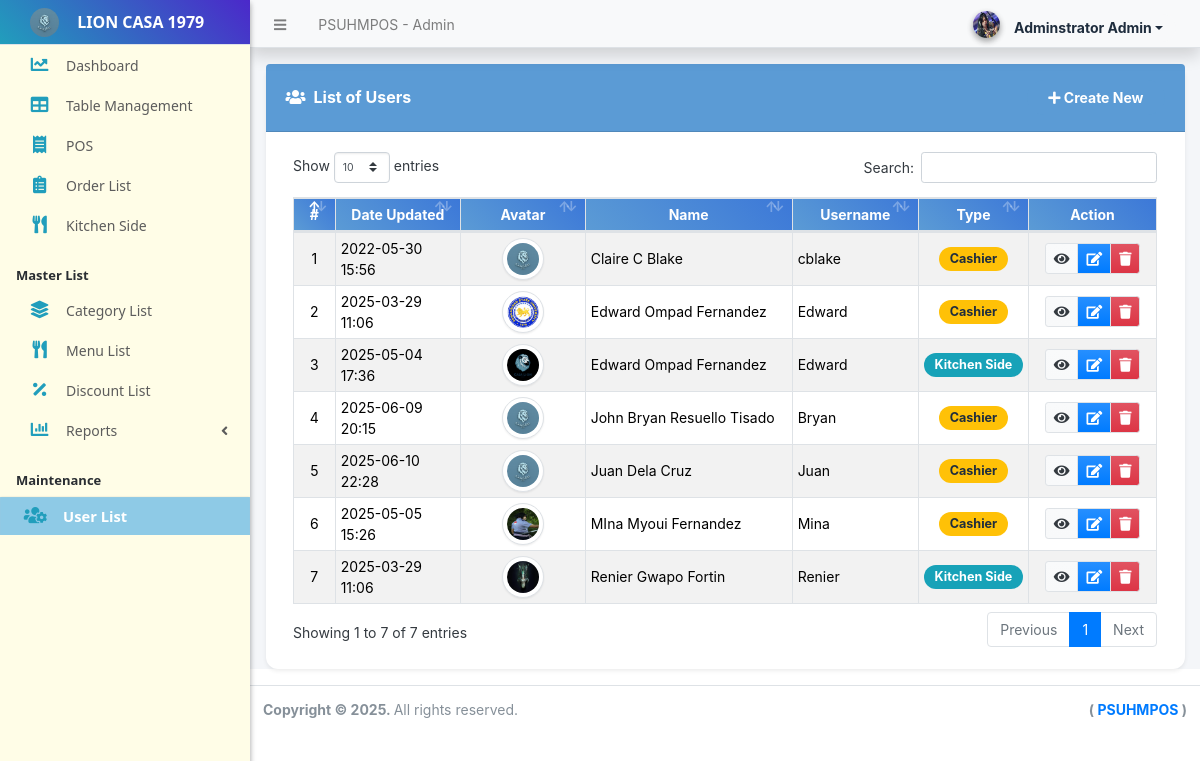
Page /admin/?page=user/list (signed in) on the committed database.
### tables this page shows
CREATE TABLE `users` (
  `id` int(50) NOT NULL,
  `firstname` varchar(250) NOT NULL,
  `middlename` text DEFAULT NULL,
  `lastname` varchar(250) NOT NULL,
  `username` text NOT NULL,
  `password` text NOT NULL,
  `avatar` text DEFAULT NULL,
  `last_login` datetime DEFAULT NULL,
  `type` tinyint(1) NOT NULL DEFAULT 0,
  `date_added` datetime NOT NULL DEFAULT current_timestamp(),
  `date_updated` datetime DEFAULT current_timestamp() ON UPDATE current_timestamp()
);

### classes/DBConnection.php (called while the page is built, shortened)
<?php
class DBConnection{
    private $host = DB_SERVER;
    private $username = DB_USERNAME;
    private $password = DB_PASSWORD;
    private $database = DB_NAME;
    public $conn;
    public function __construct(){
        if (!isset($this->conn)) {
            $this->conn = new mysqli($this->host, $this->username, $this->password, $this->database);
        }
    }
}
?>

### classes/SystemSettings.php (called while the page is built, shortened)
<?php
class SystemSettings extends DBConnection{
	function userdata($field = ''){
		if(!empty($field)){
			if(isset($_SESSION['userdata'][$field]))
				return $_SESSION['userdata'][$field];
			else
				return null;
		}else{
			return false;
		}
	}
	function info($field=''){
		if(!empty($field)){
			if(isset($_SESSION['system_info'][$field]))
				return $_SESSION['system_info'][$field];
			else
				return false;
		}else{
			return false;
		}
	}
}
$_settings = new SystemSettings();
?>

### config.php (called while the page is built, shortened)
<?php
require_once('classes/DBConnection.php');
require_once('classes/SystemSettings.php');
function validate_image($file){
    global $_settings;
	if(!empty($file)){
        $ex = explode("?",$file);
        $file = $ex[0];
        $ts = isset($ex[1]) ? "?".$ex[1] : '';
		if(is_file(base_app.$file)){
			return base_url.$file.$ts;
		}else{
			return base_url.($_settings->info('logo'));
		}
	}else{
		return base_url.($_settings->info('logo'));
	}
}
?>

### admin/user/list.php (the view, shortened to what this page needs)
<div class="card card-outline rounded-3 shadow-sm border-0">
    <div class="card-header py-3 d-flex justify-content-between align-items-center">
        <h3 class="card-title mb-0"><i class="fa fa-users mr-2"></i>List of Users</h3>
        <a href="./?page=user/manage_user" id="create_new" class="btn btn-warning text-white bg-gradient border-0 ml-auto"><i class="fas fa-plus"></i> Create New</a>
    </div>
    <div class="card-body">
        <div class="container-fluid">
            <table class="table table-hover table-striped table-bordered" id="list">
                <colgroup>
                    <col width="5%">
                    <col width="15%">
                    <col width="15%">
                    <col width="25%">
                    <col width="15%">
                    <col width="10%">
                    <col width="15%">
                </colgroup>
                <thead>
                    <tr>
                        <th>#</th>
                        <th>Date Updated</th>
                        <th>Avatar</th>
                        <th>Name</th>
                        <th>Username</th>
                        <th>Type</th>
                        <th>Action</th>
                    </tr>
                </thead>
                <tbody>
                    <?php
                    $i = 1;
                    $qry = $conn->query("SELECT *, CONCAT(firstname, ' ', COALESCE(CONCAT(middlename, ' '), ''), lastname) as `name`
                                         FROM `users`
                                         WHERE id != '{$_settings->userdata('id')}'
                                         ORDER BY CONCAT(firstname, ' ', lastname) ASC");
                    while($row = $qry->fetch_assoc()):
                    ?>
                    <tr>
                        <td class="text-center"><?php echo $i++; ?></td>
                        <td><?php echo date("Y-m-d H:i", strtotime($row['date_updated'])) ?></td>
                        <td class="text-center">
                            <img src="<?= validate_image($row['avatar']) ?>" alt="Avatar" class="img-thumbnail rounded-circle user-avatar">
                        </td>
                        <td><?php echo $row['name'] ?></td>
                        <td><?php echo $row['username'] ?></td>
                        <td class="text-center">
                            <?php if($row['type'] == 1): ?>
                                <span class="badge badge-success">Administrator</span>
                            <?php elseif($row['type'] == 2): ?>
                                <span class="badge badge-warning">Cashier</span>
                            <?php elseif($row['type'] == 3): ?>
                                <span class="badge badge-info">Kitchen Side</span>
                            <?php else: ?>
                                N/A
                            <?php endif; ?>
                        </td>
                        <td class="text-center">
                            <div class="btn-group btn-group-sm">
                                <a class="btn btn-light bg-gradient-light border view-data" href="./?page=user/manage_user&id=<?= $row['id'] ?>" title="View Details"><i class="fa fa-eye text-dark"></i></a>
                                <a class="btn btn-primary bg-gradient-primary border edit-data" href="./?page=user/manage_user&id=<?= $row['id'] ?>" title="Edit"><i class="fa fa-edit"></i></a>
                                <a class="btn btn-danger bg-gradient-danger border delete_data" href="javascript:void(0)" data-id="<?= $row['id'] ?>" title="Delete"><i class="fa fa-trash"></i></a>
                            </div>
                        </td>
                    </tr>
                    <?php endwhile; ?>
                </tbody>
            </table>
        </div>
    </div>
</div>

### admin/user/list.php (style rules this page uses)
.user-avatar { width: 3em; height: 3em; object-fit: cover; object-position: center center; }
.card { border-radius: 12px; box-shadow: 0 4px 10px rgba(0, 0, 0, 0.1); }
.card-header { background: #5b9bd5; color: white; }
.card-title { font-weight: bold; }
.table thead { background: #e7f0fa; }
.table thead th { text-align: center; background: linear-gradient(45deg, #5b9bd5, #3c78d8); color: white !important; }
.badge { font-size: 0.9em; padding: 0.45em 0.85em; border-radius: 1em; }
.btn-group .btn, .dropdown-item { transition: 0.2s ease; }
.table td { color: black !important; }
.table th { color: white !important; }
#create_new { border-radius: 25px; font-weight: bold; background:#5b9bd5; padding: 0.5em 1.5em; color: white; border: none; }

### rows in the picture
users: date_updated "2022-05-30 15:56", name "Claire C Blake", username "cblake", type "Cashier"
users: date_updated "2025-03-29 11:06", avatar (picture), name "Edward Ompad Fernandez", username "Edward", type "Cashier"
users: date_updated "2025-05-04 17:36", avatar (picture), name "Edward Ompad Fernandez", username "Edward", type "Kitchen Side"
users: date_updated "2025-06-09 20:15", name "John Bryan Resuello Tisado", username "Bryan", type "Cashier"
users: date_updated "2025-06-10 22:28", name "Juan Dela Cruz", username "Juan", type "Cashier"
users: date_updated "2025-05-05 15:26", avatar (picture), name "MIna Myoui Fernandez", username "Mina", type "Cashier"
users: date_updated "2025-03-29 11:06", avatar (picture), name "Renier Gwapo Fortin", username "Renier", type "Kitchen Side"

### other values in the picture
$_settings->info('name') "PSUHMPOS"
$_settings->userdata('firstname').' '.$_settings->userdata('lastname') "Adminstrator Admin"
$_settings->info('short_name') "LION CASA 1979"
